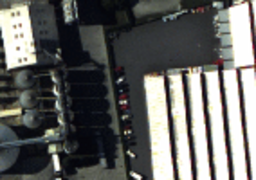
#> input picture TME8/Base/Aeriennes17.png, 256 x 180 px; its folder holds only this picture in this run
$ jupyter execute --allow-errors TME8-Mbaye.ipynb   (older library calls are emulated)
#> lines starting #> are read from the running program, lines starting #| are printed output that depends on the picture
# Practical work 8: Color quantification and search by content

In this practical work session, we will:

- Develop a color based descriptor that can be applied to every image in a database
- Use this color descriptor to create a method that searches images by content: the goal is to find the images that are the most similar to a query.

[cell 1]
# Load useful library

from PIL import Image
import matplotlib.pyplot as plt
import numpy as np
import scipy.signal
import scipy.ndimage
from skimage.color import rgb2hsv, hsv2rgb

# Usefull functions
# [48 lines left out: functions setColors, viewQuantizedImage, display5mainColors, not called in this run]

def display20bestMatches(S, indexQuery):
    """ Array*int -> NoneType
    """
    L = S[indexQuery, :]
    Idx = np.argsort(L)[::-1]
    cpt = 1
    plt.figure(figsize=(15, 10))
    for idx in Idx[:20]:
        plt.subplot(5, 4, cpt)
        indexQuery = idx
        imageName = (pathImage+listImage[indexQuery]).strip()
        plt.imshow(np.array(Image.open(imageName))/255.)
        plt.title(listImage[indexQuery])
        plt.axis('off')
        cpt += 1
    plt.show()

## Exercise 1: HSV histogram computation

Each image of the base will be represented by its color histogram in the HSV representation. We use the HSV representation rather that the RGB representation because it is a perceptual color space: two colors that look similar will have close HSV vectors.

1) Write a function ```iv = quantize(v,K)``` that returns the quantize interval of `v` considering a uniform quantization of values over the range $[0,1]$ with `K` evenly spaced intervals. For a image value v=1, the function will return K-1.

[cell 2]
def quantize(I, k):
    """ float*int -> int
    """
    if I == 1:
        return k-1
    else:
        return int(I*k)

# You can test your function with the following lines:
h = np.zeros((8))
for i in range(256):
    h[quantize(i/255.,8)] += 1
print(h)
assert (h == 32*np.ones((8))).all()

[cell 3]
h

2) Write a function ```[Iq, histo] = quantizeImage(I,Nh,Ns,Nv)``` that takes as input one image I of size N x M x 3 in the HSV representation and the number of quantification interval needed for H, S and V.
    Your function will return:
 *    ```Iq```: the quantified image for each channel, of size N x M x 3
 *   ```hist```: a 3D histogram of size Nh x Ns x Nv that counts the number of pixel for each quantification bin (iH, iS, iV)

[cell 4]
def quantizeImage(I, nH, nS, nV):
    """ Array*int -> Array*Array
    """
    Iq = np.zeros_like(I,dtype=int)
    hist = np.zeros((nH,nS,nV))
    for i in range(I.shape[0]):
        for j in range(I.shape[1]):
            iH = quantize(I[i,j,0],nH)
            iS = quantize(I[i,j,1],nS)
            iV = quantize(I[i,j,2],nV)
            Iq[i,j,0],Iq[i,j,1],Iq[i,j,2] = iH,iS,iV
            hist[iH,iS,iV] += 1

    return [Iq,hist]

3) Write a function ```normalized_histo = NormalizeHistL2(histo)``` that applies a normalization on the histogram ```histo``` according to the L2 norm.
The L2 norm of x can be computed using the function ```numpy.linalg.norm(x,2)```

[cell 5]
def normalize(H):
    """ Array -> Array"""
    return H/np.linalg.norm(H, 2)

4) Test of the HSV histogram on an image: Complete the following code with your functions in order to apply it on one of the images of the base. The code will follow the following steps:
   1. Open the image and convert it into HSV representation.
   2. Compute the color palette for the display using the given ```setColors(nH, nS, nV)``` function.
   3. Compute the quantization of the image then visualize the quantized image using ```viewQuantizedImage(I,pal) ```.
   4. Transform the 3D histogram into a 1D histogram, normalize it according to L2 norm then visualize it.
   5. Display the 5 most prevalent colors on the image using ```display5mainColors(histo, pal)```.

   You can try this on the image ```Paysages67.png```with ```nH = 12```, ```nS = 3```  and ```nV = 8``` and find a result similar to Figures 1, 2, 3, and 4.

<center>Figure 1: Paysage67.png</center>

<center>Figure 2: Paysage67.png quantized</center>

<center>Figure 3: Histogram of HSV image (288 bins)</center>

<center>Figure 4: 5 main colors</center>

[cell 6]
PathImage = './Base/'  # to be completed
nom = 'Paysages67.png'  # to be completed

# quantization parameters
nH = 12 # to be completed
nS = 3 # to be completed
nV = 8 # to be completed


filename= nom;
#> (the rest of this cell did not finish here and is left out)

5) Change the values of ```nH```, ```nS```  and ```nV``` and analyze the results. You can try with other images in the base.

[cell 7]
PathImage = './Base/'  # to be completed
#> PathImage = './Base/'
nom = 'Paysages67.png'  # to be completed

# quantization parameters
nH = 2*12 # to be completed
nS = 2*3 # to be completed
nV = 2*8 # to be completed


filename= nom;
#> (the rest of this cell did not finish here and is left out)

[cell 8]
PathImage = './Base/'  # to be completed
nom = 'Bestioles80.png'  # to be completed

# quantization parameters
nH = 12# to be completed
nS = 3# to be completed
nV = 8# to be completed


filename= nom;
#> (the rest of this cell did not finish here and is left out)

[cell 9]
PathImage = './Base/'  # to be completed
nom = 'Bestioles80.png'  # to be completed

# quantization parameters
nH = 3# to be completed
nS = 3# to be completed
nV = 8# to be completed


filename= nom;
#> (the rest of this cell did not finish here and is left out)

6) What can you say about the results?

Les couleurs et formes restent semblables pour l'oeil humain. Si on augmente nH, nS, nV, il y a plus de couleurs possibles et l'image quantifiée se rapprochera plus de l'image de départ. En contrepartie, cela augmentera la complexité.

## Exercise 2: Similarity between images:

In this exercice, we will compute a measure of similarity between two images from the normalized histogram. This measure of similarity will be used in order to find images that are the most similar to a given image.

### Question 2.1:  Computation of the histograms for the whole base

Complete the following script to compute the histograms for every image in the base. As the computation can take a lot of time, we will do it only one time and store the result in ```ListHisto.mat```. The results will be stored as a ```N x M``` array ```listHisto``` with ```N = 1040``` and ```M = nH x nS x nV ```. We will also save the names of the images as ```listImage```

Set ```bcomputed = False``` for the first run to compute the database histograms and then set it to 1.

[cell 10]
import os
from scipy.io.matlab.mio import loadmat, savemat

#####

pathImage = './Base/'
#> pathImage = './Base/'
pathDescriptors = './'

# Quantization HSV
nH = 12
nS = 3
nV = 8

bcomputed = False # Set to False to compute the histogramm database

if not bcomputed:
    listImage = os.listdir(pathImage)
#> listImage = ['Aeriennes17.png']
    listHisto = []
    print('Histogram database computation ... it may take a while ...')
    for imageName in listImage:
        if os.path.isfile(pathImage+imageName) and imageName[-4:] == '.png':
            print( imageName)
#| Aeriennes17.png
            # read image
            I = np.array(Image.open(pathImage+imageName)) / 255.

            # conversion RGB->HSV
            J = rgb2hsv(I);
#> J: shape (180, 256, 3) float64; mean of channels 0, 1, 2 0.413, 0.176, 0.411
            # Image quantization (your function tested in Exo 1)
            _,histo = quantizeImage(J, nH, nS, nV)
#> after the loop in quantizeImage, `for i in range(I.shape[0]):`: Iq: shape (180, 256, 3) int64; mean of channels 0, 1, 2 4.6, 0.204, 2.66

            # flat a 3D histogram in 1D
            histo = histo.flatten()
#> histo = 288 values, max 5747 at index 176, min 0 at index 14, mean 160

            # Normalize histogramme (your function tested in Exo 1)
            listHisto.append(normalize(histo))

    print(len(listHisto), "histograms computed")
#| 1 histograms computed
    nomList = pathDescriptors+'ListHisto.mat'
    savemat(nomList, {'listHisto': np.array(listHisto),
                      'listImage': np.array(listImage)})
else:
    print("Histogram database computation already done.")

### Question 2.2: Computation of the similarity between every images in the base.

   1. Write a function ```similarityMatrix()``` or a script that performs the similarity computation for every pair of images in the base from the histograms stored in ```listHisto``` and store the result in a ```1024 x 1024``` matrix ```S```. It is possible to make the operation much faster by using only one matrix operation.

[cell 11]
mat = loadmat(pathDescriptors+'ListHisto.mat')
listHisto = mat['listHisto']
listImage = mat['listImage']

### your code below
def similarityMatrix(listHisto):
    return np.dot(listHisto,listHisto.T)

S = similarityMatrix(listHisto)
print(S)
print(listHisto)

2. Display the matrix `S`  as an image. What can we say about this it ?

Your answer: ..................

[cell 12]
plt.imshow(S)
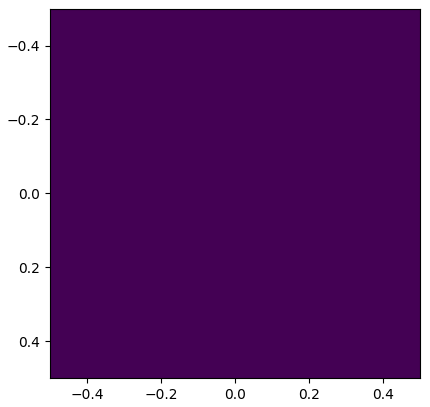
#> figure drawn by matplotlib, 1 panel

3. Assuming `S` is already computed and using function `display20bestMatches()`, test on the image `Liontigre1.png` (indexQuery = 349). You should obtain something similar to Figure 5.

<center>Figure 5: 20 best matches of image 'Liontigre1.png'</center>

[cell 13]
indexQuery = 349
#> (the rest of this cell did not finish here and is left out)

imageName = (pathImage+listImage[indexQuery]).strip()

4. Assuming `S` is already computed, generate a random query (an integer in range $[0, 1030]$), and display the 20 best matches.

[cell 14]
import random

indexQuery = random.randint(0,1031)
#> (the rest of this cell did not finish here and is left out)
